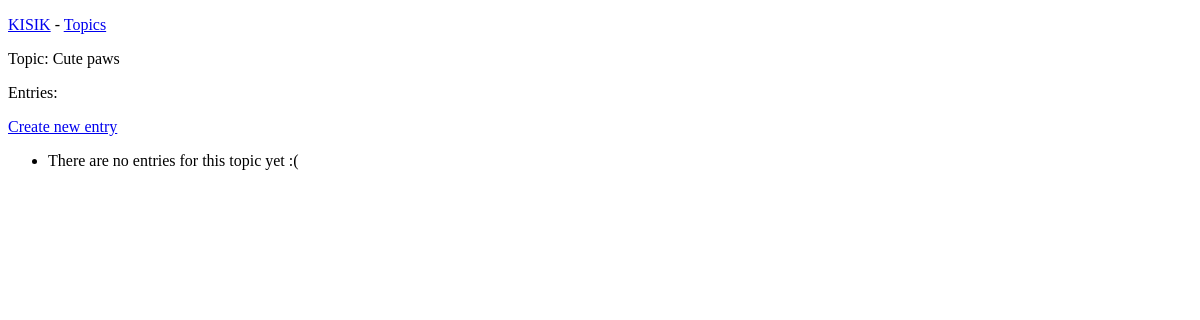
Before: /topics/3/ with the older database file.
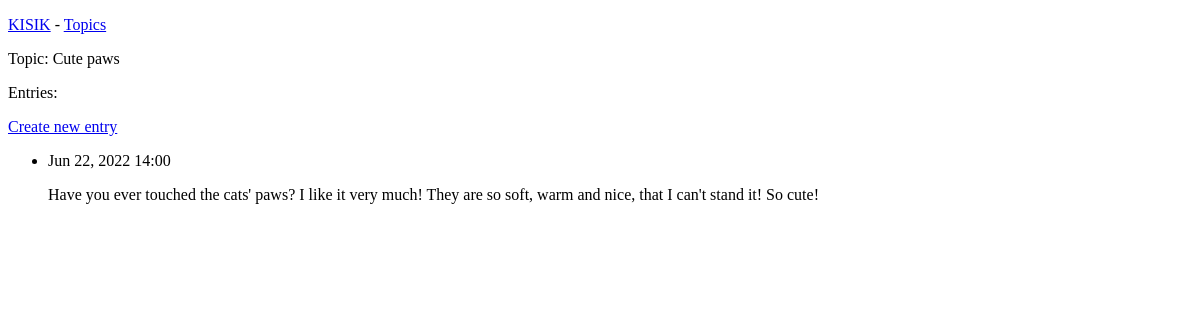
After: the same page with the newer database file.
### cat/models.py (models this page shows, shortened)
class Entry(models.Model):
    topic = models.ForeignKey(Topic, on_delete=models.CASCADE)
    text = models.TextField()
    date_added = models.DateTimeField(auto_now_add=True)
    class Meta:
        verbose_name_plural = 'entries'

### cat/views.py (the view)
# urls.py: path('topics/<int:topic_id>/', views.topic, name='topic'),
def topic(request, topic_id):
    topic = Topic.objects.get(id=topic_id)
    entries = topic.entry_set.order_by('-date_added')
    context = {'topic': topic, 'entries': entries}
    return render(request, 'cat/topic.html', context)

### cat/models.py (called while the page is built)
    def __str__(self):
        return self.text

### cat/templates/cat/topic.html (shortened to what this page needs)
<!DOCTYPE html>
<html lang="en">
<head>
    {% extends 'cat/base.html' %}
{% block content %}
  <p>Topic: {{ topic }}</p>
  <p>Entries:</p>
  <p>
    <a href="{% url 'cat:new_entry' topic.id %}">Create new entry</a>
  </p>
  <ul>
    {% for entry in entries %}
      <li>
        <p>{{ entry.date_added|date:'M d, Y H:i' }}</p>
        <p>{{ entry.text|linebreaks }}</p>
      </li>
    {% empty %}
      <li>There are no entries for this topic yet :(</li>
    {% endfor %}
  </ul>
{% endblock content %}

Changed rows visible on the page:
added Entry: date_added "Jun 22, 2022 14:00", text "Have you ever touched the cats' paws? I like it very much! They are so soft, warm and nice, that I can't stand it! So cute!"
Other visible differences:
text no longer shown: "There are no entries for this topic yet :("
